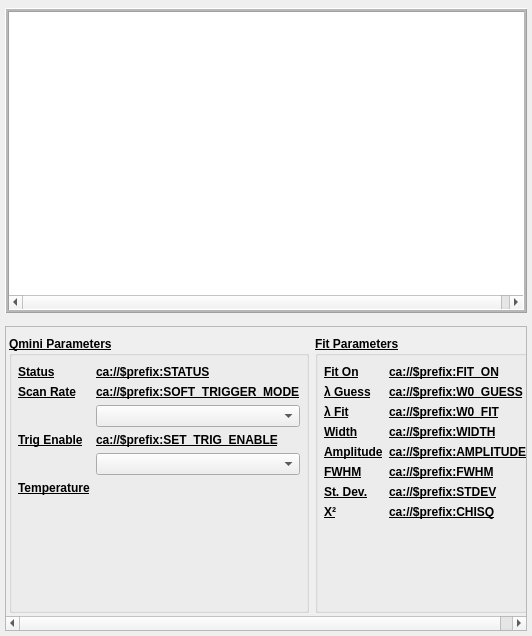
<?xml version="1.0" encoding="UTF-8"?>
<ui version="4.0">
 <class>Form</class>
 <widget class="QWidget" name="Form">
  <property name="windowModality">
   <enum>Qt::NonModal</enum>
  </property>
  <property name="geometry">
   <rect>
    <x>0</x>
    <y>0</y>
    <width>532</width>
    <height>636</height>
   </rect>
  </property>
  <property name="sizePolicy">
   <sizepolicy hsizetype="Preferred" vsizetype="Preferred">
    <horstretch>0</horstretch>
    <verstretch>0</verstretch>
   </sizepolicy>
  </property>
  <property name="minimumSize">
   <size>
    <width>300</width>
    <height>150</height>
   </size>
  </property>
  <property name="sizeIncrement">
   <size>
    <width>1</width>
    <height>1</height>
   </size>
  </property>
  <property name="baseSize">
   <size>
    <width>400</width>
    <height>200</height>
   </size>
  </property>
  <property name="windowTitle">
   <string>Form</string>
  </property>
  <layout class="QVBoxLayout" name="main_layout" stretch="0,0,0,0">
   <property name="spacing">
    <number>3</number>
   </property>
   <property name="sizeConstraint">
    <enum>QLayout::SetDefaultConstraint</enum>
   </property>
   <property name="leftMargin">
    <number>5</number>
   </property>
   <property name="topMargin">
    <number>5</number>
   </property>
   <property name="rightMargin">
    <number>5</number>
   </property>
   <property name="bottomMargin">
    <number>5</number>
   </property>
   <item>
    <widget class="TyphosDisplayTitle" name="TyphosDisplayTitle">
     <property name="toolTip">
      <string/>
     </property>
    </widget>
   </item>
   <item>
    <widget class="PyDMWaveformPlot" name="SpectrumPlot">
     <property name="sizePolicy">
      <sizepolicy hsizetype="Expanding" vsizetype="Expanding">
       <horstretch>0</horstretch>
       <verstretch>0</verstretch>
      </sizepolicy>
     </property>
     <property name="minimumSize">
      <size>
       <width>500</width>
       <height>250</height>
      </size>
     </property>
     <property name="font">
      <font>
       <kerning>true</kerning>
      </font>
     </property>
     <property name="focusPolicy">
      <enum>Qt::StrongFocus</enum>
     </property>
     <property name="contextMenuPolicy">
      <enum>Qt::ActionsContextMenu</enum>
     </property>
     <property name="acceptDrops">
      <bool>false</bool>
     </property>
     <property name="toolTip">
      <string/>
     </property>
     <property name="frameShape">
      <enum>QFrame::Box</enum>
     </property>
     <property name="frameShadow">
      <enum>QFrame::Raised</enum>
     </property>
     <property name="lineWidth">
      <number>1</number>
     </property>
     <property name="midLineWidth">
      <number>2</number>
     </property>
     <property name="verticalScrollBarPolicy">
      <enum>Qt::ScrollBarAsNeeded</enum>
     </property>
     <property name="horizontalScrollBarPolicy">
      <enum>Qt::ScrollBarAsNeeded</enum>
     </property>
     <property name="sizeAdjustPolicy">
      <enum>QAbstractScrollArea::AdjustToContents</enum>
     </property>
     <property name="interactive">
      <bool>true</bool>
     </property>
     <property name="sceneRect">
      <rectf>
       <x>0.000000000000000</x>
       <y>0.000000000000000</y>
       <width>522.000000000000000</width>
       <height>280.000000000000000</height>
      </rectf>
     </property>
     <property name="alignment">
      <set>Qt::AlignBottom|Qt::AlignLeading|Qt::AlignLeft</set>
     </property>
     <property name="renderHints">
      <set>QPainter::TextAntialiasing</set>
     </property>
     <property name="dragMode">
      <enum>QGraphicsView::RubberBandDrag</enum>
     </property>
     <property name="cacheMode">
      <set>QGraphicsView::CacheBackground</set>
     </property>
     <property name="transformationAnchor">
      <enum>QGraphicsView::NoAnchor</enum>
     </property>
     <property name="resizeAnchor">
      <enum>QGraphicsView::NoAnchor</enum>
     </property>
     <property name="viewportUpdateMode">
      <enum>QGraphicsView::MinimalViewportUpdate</enum>
     </property>
     <property name="rubberBandSelectionMode">
      <enum>Qt::IntersectsItemShape</enum>
     </property>
     <property name="optimizationFlags">
      <set>QGraphicsView::DontClipPainter</set>
     </property>
     <property name="showXGrid">
      <bool>true</bool>
     </property>
     <property name="showYGrid">
      <bool>true</bool>
     </property>
     <property name="showRightAxis">
      <bool>false</bool>
     </property>
     <property name="xLabels">
      <stringlist>
       <string>Wavelength</string>
      </stringlist>
     </property>
     <property name="showLegend">
      <bool>false</bool>
     </property>
     <property name="mouseEnabledX" stdset="0">
      <bool>true</bool>
     </property>
     <property name="mouseEnabledY" stdset="0">
      <bool>true</bool>
     </property>
     <property name="curves">
      <stringlist>
       <string>{&quot;y_channel&quot;: &quot;ca://$prefix:SPECTRUM&quot;, &quot;x_channel&quot;: &quot;ca://$prefix:WAVELENGTHS&quot;, &quot;plot_style&quot;: null, &quot;name&quot;: &quot;&quot;, &quot;color&quot;: &quot;#0055ff&quot;, &quot;lineStyle&quot;: 1, &quot;lineWidth&quot;: 1, &quot;symbol&quot;: null, &quot;symbolSize&quot;: 10, &quot;yAxisName&quot;: &quot;Axis 1&quot;, &quot;barWidth&quot;: null, &quot;upperThreshold&quot;: null, &quot;lowerThreshold&quot;: null, &quot;thresholdColor&quot;: &quot;white&quot;, &quot;redraw_mode&quot;: 1}</string>
      </stringlist>
     </property>
     <property name="autoRangeX">
      <bool>true</bool>
     </property>
     <property name="autoRangeY">
      <bool>true</bool>
     </property>
     <property name="yLabels" stdset="0">
      <stringlist>
       <string>Spectrum</string>
      </stringlist>
     </property>
    </widget>
   </item>
   <item>
    <spacer name="verticalSpacer">
     <property name="orientation">
      <enum>Qt::Vertical</enum>
     </property>
     <property name="sizeType">
      <enum>QSizePolicy::Fixed</enum>
     </property>
     <property name="sizeHint" stdset="0">
      <size>
       <width>20</width>
       <height>10</height>
      </size>
     </property>
    </spacer>
   </item>
   <item>
    <widget class="QScrollArea" name="Parameters">
     <property name="sizeAdjustPolicy">
      <enum>QAbstractScrollArea::AdjustToContents</enum>
     </property>
     <property name="widgetResizable">
      <bool>true</bool>
     </property>
     <widget class="QWidget" name="Parameters_scroll">
      <property name="geometry">
       <rect>
        <x>0</x>
        <y>0</y>
        <width>571</width>
        <height>236</height>
       </rect>
      </property>
      <property name="sizePolicy">
       <sizepolicy hsizetype="Preferred" vsizetype="MinimumExpanding">
        <horstretch>0</horstretch>
        <verstretch>0</verstretch>
       </sizepolicy>
      </property>
      <property name="minimumSize">
       <size>
        <width>0</width>
        <height>200</height>
       </size>
      </property>
      <layout class="QHBoxLayout" name="horizontalLayout_2">
       <property name="leftMargin">
        <number>3</number>
       </property>
       <property name="topMargin">
        <number>9</number>
       </property>
       <property name="rightMargin">
        <number>3</number>
       </property>
       <property name="bottomMargin">
        <number>3</number>
       </property>
       <item>
        <widget class="QGroupBox" name="Qmini_Params">
         <property name="font">
          <font>
           <weight>75</weight>
           <bold>true</bold>
           <underline>true</underline>
          </font>
         </property>
         <property name="title">
          <string>Qmini Parameters</string>
         </property>
         <layout class="QFormLayout" name="formLayout_2">
          <property name="fieldGrowthPolicy">
           <enum>QFormLayout::AllNonFixedFieldsGrow</enum>
          </property>
          <property name="leftMargin">
           <number>6</number>
          </property>
          <property name="rightMargin">
           <number>6</number>
          </property>
          <property name="bottomMargin">
           <number>6</number>
          </property>
          <item row="0" column="0">
           <widget class="QLabel" name="status_label">
            <property name="sizePolicy">
             <sizepolicy hsizetype="Expanding" vsizetype="Fixed">
              <horstretch>0</horstretch>
              <verstretch>0</verstretch>
             </sizepolicy>
            </property>
            <property name="text">
             <string>Status</string>
            </property>
           </widget>
          </item>
          <item row="0" column="1">
           <widget class="PyDMLabel" name="status">
            <property name="sizePolicy">
             <sizepolicy hsizetype="Expanding" vsizetype="Fixed">
              <horstretch>0</horstretch>
              <verstretch>0</verstretch>
             </sizepolicy>
            </property>
            <property name="baseSize">
             <size>
              <width>0</width>
              <height>18</height>
             </size>
            </property>
            <property name="toolTip">
             <string/>
            </property>
            <property name="text">
             <string>ca://$prefix:STATUS</string>
            </property>
            <property name="textFormat">
             <enum>Qt::PlainText</enum>
            </property>
            <property name="precision" stdset="0">
             <number>0</number>
            </property>
            <property name="showUnits" stdset="0">
             <bool>false</bool>
            </property>
            <property name="precisionFromPV" stdset="0">
             <bool>true</bool>
            </property>
            <property name="alarmSensitiveContent" stdset="0">
             <bool>false</bool>
            </property>
            <property name="alarmSensitiveBorder" stdset="0">
             <bool>true</bool>
            </property>
            <property name="PyDMToolTip" stdset="0">
             <string/>
            </property>
            <property name="channel" stdset="0">
             <string>ca://$prefix:STATUS</string>
            </property>
           </widget>
          </item>
          <item row="1" column="0">
           <widget class="QLabel" name="scan_rate_label">
            <property name="text">
             <string>Scan Rate</string>
            </property>
           </widget>
          </item>
          <item row="1" column="1">
           <widget class="PyDMLabel" name="scan_rate">
            <property name="toolTip">
             <string/>
            </property>
            <property name="text">
             <string>ca://$prefix:SOFT_TRIGGER_MODE</string>
            </property>
            <property name="precision" stdset="0">
             <number>0</number>
            </property>
            <property name="showUnits" stdset="0">
             <bool>false</bool>
            </property>
            <property name="precisionFromPV" stdset="0">
             <bool>true</bool>
            </property>
            <property name="alarmSensitiveContent" stdset="0">
             <bool>false</bool>
            </property>
            <property name="alarmSensitiveBorder" stdset="0">
             <bool>true</bool>
            </property>
            <property name="PyDMToolTip" stdset="0">
             <string/>
            </property>
            <property name="channel" stdset="0">
             <string>ca://$prefix:SOFT_TRIGGER_MODE</string>
            </property>
           </widget>
          </item>
          <item row="2" column="1">
           <widget class="PyDMEnumComboBox" name="PyDMEnumComboBox">
            <property name="sizePolicy">
             <sizepolicy hsizetype="Preferred" vsizetype="Preferred">
              <horstretch>0</horstretch>
              <verstretch>0</verstretch>
             </sizepolicy>
            </property>
            <property name="toolTip">
             <string/>
            </property>
            <property name="alarmSensitiveContent" stdset="0">
             <bool>false</bool>
            </property>
            <property name="alarmSensitiveBorder" stdset="0">
             <bool>true</bool>
            </property>
            <property name="PyDMToolTip" stdset="0">
             <string/>
            </property>
            <property name="channel" stdset="0">
             <string>ca://$prefix:SOFT_TRIGGER_MODE</string>
            </property>
           </widget>
          </item>
          <item row="3" column="0">
           <widget class="QLabel" name="trig_enable_label">
            <property name="text">
             <string>Trig Enable</string>
            </property>
           </widget>
          </item>
          <item row="3" column="1">
           <widget class="PyDMLabel" name="trig_enable">
            <property name="toolTip">
             <string/>
            </property>
            <property name="text">
             <string>ca://$prefix:SET_TRIG_ENABLE</string>
            </property>
            <property name="channel" stdset="0">
             <string>ca://$prefix:SET_TRIG_ENABLE</string>
            </property>
           </widget>
          </item>
          <item row="4" column="1">
           <widget class="PyDMEnumComboBox" name="PyDMEnumComboBox_2">
            <property name="sizePolicy">
             <sizepolicy hsizetype="Preferred" vsizetype="Preferred">
              <horstretch>0</horstretch>
              <verstretch>0</verstretch>
             </sizepolicy>
            </property>
            <property name="toolTip">
             <string/>
            </property>
            <property name="channel" stdset="0">
             <string>ca://$prefix:SET_TRIG_ENABLE</string>
            </property>
           </widget>
          </item>
          <item row="5" column="0">
           <widget class="QLabel" name="temperature_label">
            <property name="text">
             <string>Temperature</string>
            </property>
           </widget>
          </item>
          <item row="5" column="1">
           <widget class="PyDMLabel" name="temperature">
            <property name="toolTip">
             <string/>
            </property>
            <property name="text">
             <string/>
            </property>
            <property name="precision" stdset="0">
             <number>0</number>
            </property>
            <property name="showUnits" stdset="0">
             <bool>false</bool>
            </property>
            <property name="precisionFromPV" stdset="0">
             <bool>true</bool>
            </property>
            <property name="alarmSensitiveContent" stdset="0">
             <bool>false</bool>
            </property>
            <property name="alarmSensitiveBorder" stdset="0">
             <bool>true</bool>
            </property>
            <property name="PyDMToolTip" stdset="0">
             <string/>
            </property>
            <property name="channel" stdset="0">
             <string>ca://$prefix:TEMP</string>
            </property>
           </widget>
          </item>
         </layout>
        </widget>
       </item>
       <item>
        <widget class="QGroupBox" name="Fit_Params">
         <property name="font">
          <font>
           <weight>75</weight>
           <bold>true</bold>
           <underline>true</underline>
           <kerning>true</kerning>
          </font>
         </property>
         <property name="title">
          <string>Fit Parameters</string>
         </property>
         <property name="flat">
          <bool>false</bool>
         </property>
         <property name="checkable">
          <bool>false</bool>
         </property>
         <layout class="QFormLayout" name="formLayout">
          <property name="fieldGrowthPolicy">
           <enum>QFormLayout::ExpandingFieldsGrow</enum>
          </property>
          <property name="rowWrapPolicy">
           <enum>QFormLayout::DontWrapRows</enum>
          </property>
          <property name="horizontalSpacing">
           <number>6</number>
          </property>
          <property name="leftMargin">
           <number>6</number>
          </property>
          <property name="topMargin">
           <number>9</number>
          </property>
          <property name="rightMargin">
           <number>6</number>
          </property>
          <property name="bottomMargin">
           <number>6</number>
          </property>
          <item row="2" column="0">
           <widget class="QLabel" name="fit_on_label">
            <property name="sizePolicy">
             <sizepolicy hsizetype="Expanding" vsizetype="Fixed">
              <horstretch>0</horstretch>
              <verstretch>0</verstretch>
             </sizepolicy>
            </property>
            <property name="text">
             <string>Fit On</string>
            </property>
           </widget>
          </item>
          <item row="2" column="1">
           <widget class="PyDMLabel" name="fit_on">
            <property name="sizePolicy">
             <sizepolicy hsizetype="Expanding" vsizetype="Preferred">
              <horstretch>0</horstretch>
              <verstretch>0</verstretch>
             </sizepolicy>
            </property>
            <property name="toolTip">
             <string/>
            </property>
            <property name="text">
             <string>ca://$prefix:FIT_ON</string>
            </property>
            <property name="channel" stdset="0">
             <string>ca://$prefix:FIT_ON</string>
            </property>
           </widget>
          </item>
          <item row="3" column="0">
           <widget class="QLabel" name="w0_guess_label">
            <property name="sizePolicy">
             <sizepolicy hsizetype="Expanding" vsizetype="Fixed">
              <horstretch>0</horstretch>
              <verstretch>0</verstretch>
             </sizepolicy>
            </property>
            <property name="text">
             <string>λ Guess</string>
            </property>
           </widget>
          </item>
          <item row="3" column="1">
           <widget class="PyDMLabel" name="w0_guess">
            <property name="sizePolicy">
             <sizepolicy hsizetype="Expanding" vsizetype="Preferred">
              <horstretch>0</horstretch>
              <verstretch>0</verstretch>
             </sizepolicy>
            </property>
            <property name="toolTip">
             <string/>
            </property>
            <property name="text">
             <string>ca://$prefix:W0_GUESS</string>
            </property>
            <property name="channel" stdset="0">
             <string>ca://$prefix:W0_GUESS</string>
            </property>
           </widget>
          </item>
          <item row="4" column="0">
           <widget class="QLabel" name="w0_fit_label">
            <property name="sizePolicy">
             <sizepolicy hsizetype="Expanding" vsizetype="Fixed">
              <horstretch>0</horstretch>
              <verstretch>0</verstretch>
             </sizepolicy>
            </property>
            <property name="text">
             <string>λ Fit</string>
            </property>
           </widget>
          </item>
          <item row="4" column="1">
           <widget class="PyDMLabel" name="w0_fit">
            <property name="sizePolicy">
             <sizepolicy hsizetype="Expanding" vsizetype="Fixed">
              <horstretch>0</horstretch>
              <verstretch>0</verstretch>
             </sizepolicy>
            </property>
            <property name="baseSize">
             <size>
              <width>0</width>
              <height>18</height>
             </size>
            </property>
            <property name="toolTip">
             <string/>
            </property>
            <property name="text">
             <string>ca://$prefix:W0_FIT</string>
            </property>
            <property name="channel" stdset="0">
             <string>ca://$prefix:W0_FIT</string>
            </property>
           </widget>
          </item>
          <item row="5" column="0">
           <widget class="QLabel" name="width_label">
            <property name="sizePolicy">
             <sizepolicy hsizetype="Expanding" vsizetype="Fixed">
              <horstretch>0</horstretch>
              <verstretch>0</verstretch>
             </sizepolicy>
            </property>
            <property name="text">
             <string>Width</string>
            </property>
           </widget>
          </item>
          <item row="5" column="1">
           <widget class="PyDMLabel" name="width">
            <property name="sizePolicy">
             <sizepolicy hsizetype="Expanding" vsizetype="Preferred">
              <horstretch>0</horstretch>
              <verstretch>0</verstretch>
             </sizepolicy>
            </property>
            <property name="toolTip">
             <string/>
            </property>
            <property name="text">
             <string>ca://$prefix:WIDTH</string>
            </property>
            <property name="channel" stdset="0">
             <string>ca://$prefix:WIDTH</string>
            </property>
           </widget>
          </item>
          <item row="6" column="0">
           <widget class="QLabel" name="amplitude_label">
            <property name="sizePolicy">
             <sizepolicy hsizetype="Expanding" vsizetype="Fixed">
              <horstretch>0</horstretch>
              <verstretch>0</verstretch>
             </sizepolicy>
            </property>
            <property name="text">
             <string>Amplitude</string>
            </property>
           </widget>
          </item>
          <item row="6" column="1">
           <widget class="PyDMLabel" name="amplitude">
            <property name="sizePolicy">
             <sizepolicy hsizetype="Expanding" vsizetype="Preferred">
              <horstretch>0</horstretch>
              <verstretch>0</verstretch>
             </sizepolicy>
            </property>
            <property name="toolTip">
             <string/>
            </property>
            <property name="text">
             <string>ca://$prefix:AMPLITUDE</string>
            </property>
            <property name="channel" stdset="0">
             <string>ca://$prefix:AMPLITUDE</string>
            </property>
           </widget>
          </item>
          <item row="7" column="0">
           <widget class="QLabel" name="fwhm_label">
            <property name="sizePolicy">
             <sizepolicy hsizetype="Expanding" vsizetype="Fixed">
              <horstretch>0</horstretch>
              <verstretch>0</verstretch>
             </sizepolicy>
            </property>
            <property name="text">
             <string>FWHM</string>
            </property>
           </widget>
          </item>
          <item row="7" column="1">
           <widget class="PyDMLabel" name="fwhm">
            <property name="sizePolicy">
             <sizepolicy hsizetype="Expanding" vsizetype="Preferred">
              <horstretch>0</horstretch>
              <verstretch>0</verstretch>
             </sizepolicy>
            </property>
            <property name="toolTip">
             <string/>
            </property>
            <property name="text">
             <string>ca://$prefix:FWHM</string>
            </property>
            <property name="channel" stdset="0">
             <string>ca://$prefix:FWHM</string>
            </property>
           </widget>
          </item>
          <item row="8" column="0">
           <widget class="QLabel" name="st_dev_label">
            <property name="sizePolicy">
             <sizepolicy hsizetype="Expanding" vsizetype="Fixed">
              <horstretch>0</horstretch>
              <verstretch>0</verstretch>
             </sizepolicy>
            </property>
            <property name="text">
             <string>St. Dev.</string>
            </property>
           </widget>
          </item>
          <item row="8" column="1">
           <widget class="PyDMLabel" name="st_dev">
            <property name="sizePolicy">
             <sizepolicy hsizetype="Expanding" vsizetype="Preferred">
              <horstretch>0</horstretch>
              <verstretch>0</verstretch>
             </sizepolicy>
            </property>
            <property name="toolTip">
             <string/>
            </property>
            <property name="text">
             <string>ca://$prefix:STDEV</string>
            </property>
            <property name="channel" stdset="0">
             <string>ca://$prefix:STDEV</string>
            </property>
           </widget>
          </item>
          <item row="9" column="0">
           <widget class="QLabel" name="chisq_label">
            <property name="sizePolicy">
             <sizepolicy hsizetype="Expanding" vsizetype="Fixed">
              <horstretch>0</horstretch>
              <verstretch>0</verstretch>
             </sizepolicy>
            </property>
            <property name="text">
             <string>X²</string>
            </property>
           </widget>
          </item>
          <item row="9" column="1">
           <widget class="PyDMLabel" name="chisq">
            <property name="sizePolicy">
             <sizepolicy hsizetype="Expanding" vsizetype="Preferred">
              <horstretch>0</horstretch>
              <verstretch>0</verstretch>
             </sizepolicy>
            </property>
            <property name="toolTip">
             <string/>
            </property>
            <property name="text">
             <string>ca://$prefix:CHISQ</string>
            </property>
            <property name="channel" stdset="0">
             <string>ca://$prefix:CHISQ</string>
            </property>
           </widget>
          </item>
         </layout>
        </widget>
       </item>
      </layout>
     </widget>
    </widget>
   </item>
  </layout>
 </widget>
 <customwidgets>
  <customwidget>
   <class>PyDMLabel</class>
   <extends>QLabel</extends>
   <header>pydm.widgets.label</header>
  </customwidget>
  <customwidget>
   <class>PyDMWaveformPlot</class>
   <extends>QGraphicsView</extends>
   <header>pydm.widgets.waveformplot</header>
  </customwidget>
  <customwidget>
   <class>PyDMEnumComboBox</class>
   <extends>QComboBox</extends>
   <header>pydm.widgets.enum_combo_box</header>
  </customwidget>
  <customwidget>
   <class>TyphosDisplayTitle</class>
   <extends>QFrame</extends>
   <header>typhos.display</header>
  </customwidget>
 </customwidgets>
 <tabstops>
  <tabstop>SpectrumPlot</tabstop>
  <tabstop>PyDMEnumComboBox</tabstop>
  <tabstop>PyDMEnumComboBox_2</tabstop>
  <tabstop>Parameters</tabstop>
 </tabstops>
 <resources/>
 <connections/>
</ui>
